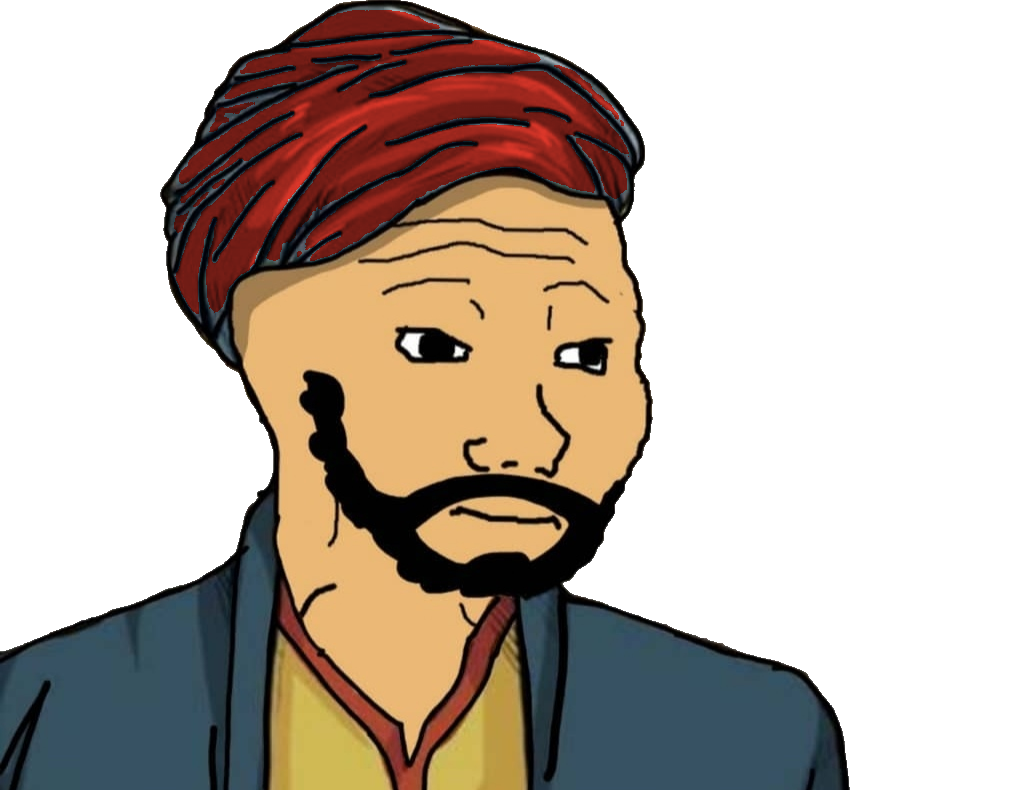
#> input picture episodes/patrona-halil-1730/chars/patrona_emin.png, 1026 x 790 px, given in place of muslim2_kaynak.png, which was not available
$ python uret.py
#> lines starting #> are read from the running program, lines starting #| are printed output that depends on the picture; after the words box and inside, x2 and y2 are one past the last pixel; in counts of white or black regions, pixels touching at a corner belong together
### tools/kit_varyant.py
#!/usr/bin/env python3
"""Aynı wojak yüzünden duygu varyantları üretir (ter damlası, gözyaşı).

Altın dönem videolarında ana karakter sahneden sahneye AYNI çizimdir; sadece yüzüne ter damlaları,
gözyaşı eklenir ya da son sahnede korku yüzüne döner. Bu araç bir taban PNG'ye bu katmanları çizer.

    python tools/kit_varyant.py assets/kit/klasik/sakin.png --kit klasik

Koordinatlar taban görselin piksel düzlemindedir (assets/kit/<kit>/kit.json içinde, elle ayarlanır).
"""

from __future__ import annotations

import argparse
import json
import sys
from pathlib import Path

from PIL import Image, ImageDraw

ROOT = Path(__file__).resolve().parent.parent
sys.path.insert(0, str(ROOT))

SS = 3  # süper örnekleme (yumuşak kenar)
SWEAT_FILL, SWEAT_LINE = (170, 220, 255, 255), (40, 120, 200, 255)
TEAR_FILL = (120, 190, 250, 235)


def _drop(d: ImageDraw.ImageDraw, x: float, y: float, s: float) -> None:
    """Damla: üstü sivri, altı yuvarlak. (x, y) alt dairenin merkezi, s yarıçap."""
    x, y, s = x * SS, y * SS, s * SS
    lw = max(2, round(s * 0.22))
    pts = [(x, y - s * 2.6), (x - s * 0.95, y - s * 0.35), (x + s * 0.95, y - s * 0.35)]
    d.polygon(pts, fill=SWEAT_FILL)
    d.ellipse([x - s, y - s, x + s, y + s], fill=SWEAT_FILL)
    d.line([pts[0], pts[1]], fill=SWEAT_LINE, width=lw)
    d.line([pts[0], pts[2]], fill=SWEAT_LINE, width=lw)
    d.arc([x - s, y - s, x + s, y + s], start=-15, end=195, fill=SWEAT_LINE, width=lw)


# [6 lines left out: function _tear, not called in this run]


def make(base: Path, spec: dict, out: Path) -> Path:
    im = Image.open(base).convert("RGBA")
    layer = Image.new("RGBA", (im.width * SS, im.height * SS), (0, 0, 0, 0))
    d = ImageDraw.Draw(layer)
    for t in spec.get("tears", []):
        _tear(d, t["path"], t.get("w", 14))
    for x, y, s in spec.get("drops", []):
        _drop(d, x, y, s)
    layer = layer.resize(im.size, Image.LANCZOS)
    out.parent.mkdir(parents=True, exist_ok=True)
    Image.alpha_composite(im, layer).save(out, optimize=True)
    return out


# [14 lines left out: function main, not called in this run]


# [2 lines that do not run on import are left out]

### episodes/patrona-halil-1730/chars/uret.py
"""patrona-halil-1730: hazır kıyafetli iki karakter ve ters köşe yüz varyantı.

    python episodes/patrona-halil-1730/chars/uret.py

Kaynaklar (chars/kaynak/, indirildiği gibi; wojak_site.py get):
  muslim2_kaynak.png  wojakland "Muslim 2 Wojak" (https://wojakland.com/gmedia/muslim_2_wojak-png/), 906x1003:
                      klasik wojak yüzü, sarık, bıyık + ince çene sakalı, koyu kaftan; burun ve göz bebekleri sağa.
  muslim4_kaynak.png  wojakland "Muslim 4 Wojak" (https://wojakland.com/gmedia/muslim_4_wojak-png/), 1032x1144:
                      beyaz wojak yüzü, kürk kenarlı sarık, kızıl kahve sakal, ciddi kaşlar; göz bebekleri sağa.
                      Patrona'nın kurgu yol arkadaşı (gerçek kimseyi temsil etmez).
Tur 1'de (görsel hakem 7/10) kullanılan "Chad" profil tabanları (hezarfen/sokullu tekrarı) bırakıldı.

Yapılan (kıyafete ve ellere dokunulmaz):
  - patrona_emin: mavi sarık bağlı bölge olarak kırmızıya çevrilir (Vanmour portresinde Patrona kırmızı sarıklı; kanıt 1
    ile görsel bağ). Kaftan mavisi ayrı bölge, değişmez. Damlalar için tuval sağa 120 px genişletilir (iki varyant aynı tuval).
  - patrona_sok (A, aynı kutu): gözler ve kaşlar ten rengiyle silinip AYNI çizgi kalınlığında iri yuvarlak göz + küçük
    göz bebeği (sağa), iç ucu kalkık kalın kaş; bıyıkla çene sakalı arasındaki ağız çizgisi silinip koyu "O" ağız;
    alında 5 düzensiz mavi çizgi; başın önünde kontur dışında 3 ter damlası (el kitabı §10 tarifi).
  - patrona PNG'leri göğüsten (y 790) kesilir; yoldas_sakin göğüsten (y 900) kesilir.
"""
from __future__ import annotations

import math
import random
import sys
from pathlib import Path

import numpy as np
from PIL import Image, ImageDraw
from scipy import ndimage

HERE = Path(__file__).resolve().parent
ROOT = HERE.parents[2]
K = HERE / "kaynak"
sys.path.insert(0, str(ROOT / "tools"))
import kit_varyant  # noqa: E402

SS = 4
BLACK = (0, 0, 0, 255)
WHITE = (255, 255, 255, 255)
TEN = (235, 184, 118)
MAVI_TER = (70, 140, 230, 255)
KIRMIZI = np.array([200, 50, 38])


def catmull(pts, n=14):
    P = [pts[0]] + list(pts) + [pts[-1]]
    out = []
    for i in range(1, len(P) - 2):
        p0, p1, p2, p3 = P[i - 1], P[i], P[i + 1], P[i + 2]
        for k in range(n):
            t = k / n
            t2, t3 = t * t, t * t * t
            out.append(tuple(0.5 * ((2 * p1[j]) + (-p0[j] + p2[j]) * t + (2 * p0[j] - 5 * p1[j] + 4 * p2[j] - p3[j]) * t2
                                    + (-p0[j] + 3 * p1[j] - 3 * p2[j] + p3[j]) * t3) for j in (0, 1)))
    out.append(P[-2])
    return out


class Cizim:
    """haydarpasa-patlamasi-1917/chars/uret.py'den (o da karakoy-tunel-1874'ten) kopya."""

    def __init__(self, im, seed=1):
        self.im = im
        self.rng = random.Random(seed)

    def _maske(self):
        W, H = self.im.size
        m = Image.new("L", (W * SS, H * SS), 0)
        return m, ImageDraw.Draw(m)

    def _bas(self, m, renk):
        W, H = self.im.size
        m = m.resize((W, H), Image.LANCZOS).point(lambda v: max(0, min(255, (v - 64) * 2)))
        self.im.paste(Image.new("RGBA", (W, H), renk), (0, 0), m)

    def cizgi(self, pts, w, renk=BLACK, titrek=0.3):
        p = catmull(pts) if len(pts) > 2 else list(pts)
        ph = self.rng.random() * 6
        p = [(x + titrek * math.sin(i * 0.41 + ph), y + titrek * math.cos(i * 0.33 + ph)) for i, (x, y) in enumerate(p)]
        m, d = self._maske()
        q = [(x * SS, y * SS) for x, y in p]
        d.line(q, fill=255, width=round(w * SS), joint="curve")
        r = w * SS / 2
        for x, y in (q[0], q[-1]):
            d.ellipse([x - r, y - r, x + r, y + r], fill=255)
        self._bas(m, renk)

    def elips(self, cx, cy, rx, ry, dolgu=None, w=0, renk=BLACK):
        b = [(cx - rx) * SS, (cy - ry) * SS, (cx + rx) * SS, (cy + ry) * SS]
        if dolgu is not None:
            m, d = self._maske()
            d.ellipse(b, fill=255)
            self._bas(m, dolgu)
        if w:
            m, d = self._maske()
            d.ellipse(b, outline=255, width=round(w * SS))
            self._bas(m, renk)


def ter(im, damlalar):
    tmp = HERE / "__kit_tmp.png"
    im.save(tmp)
    try:
        kit_varyant.make(tmp, {"drops": [list(d) for d in damlalar]}, tmp)
        return Image.open(tmp).convert("RGBA").copy()
    finally:
        tmp.unlink(missing_ok=True)


def sil(im, box):
    """Kutudaki opak, ten olmayan pikselleri (çizgi) ten rengine boyar."""
    a = np.array(im).astype(np.int32)
    x0, y0, x1, y1 = box
    b = a[y0:y1, x0:x1]
    m = (np.abs(b[..., :3] - np.array(TEN)).sum(-1) > 12) & (b[..., 3] > 0)
    b[m, :3] = TEN
    return Image.fromarray(a.astype(np.uint8))


def agiz_sil(im, box):
    """Kutudaki ağız çizgisini siler: bıyık/sakal büyük bağlı bölge olduğu için dokunulmaz, yalnız kutuya düşen
    küçük koyu bölgeler (ağız çizgisi) ten rengine boyanır."""
    a = np.array(im).astype(np.int32)
    koyu = (a[..., :3].max(-1) < 110) & (a[..., 3] > 0)
    lab, n = ndimage.label(koyu)
    x0, y0, x1, y1 = box
    for i in np.unique(lab[y0:y1, x0:x1]):
        if i and (lab == i).sum() < 4000:
            m = ndimage.binary_dilation(lab == i, iterations=4) & (a[..., 3] > 0) & ~(koyu & (lab != i))
            a[m, :3] = TEN
    return Image.fromarray(a.astype(np.uint8))


def kirmizi_sarik(im):
    """Mavi sarık: mavimsi piksellerin (b > r + 25) üstteki (y < 420) bağlı bölgeleri; gölgeler parlaklıkla korunur."""
    a = np.array(im).astype(float)
    r, g, b = a[..., 0], a[..., 1], a[..., 2]
    mavi = (b > r + 25) & (a[..., 3] > 0)
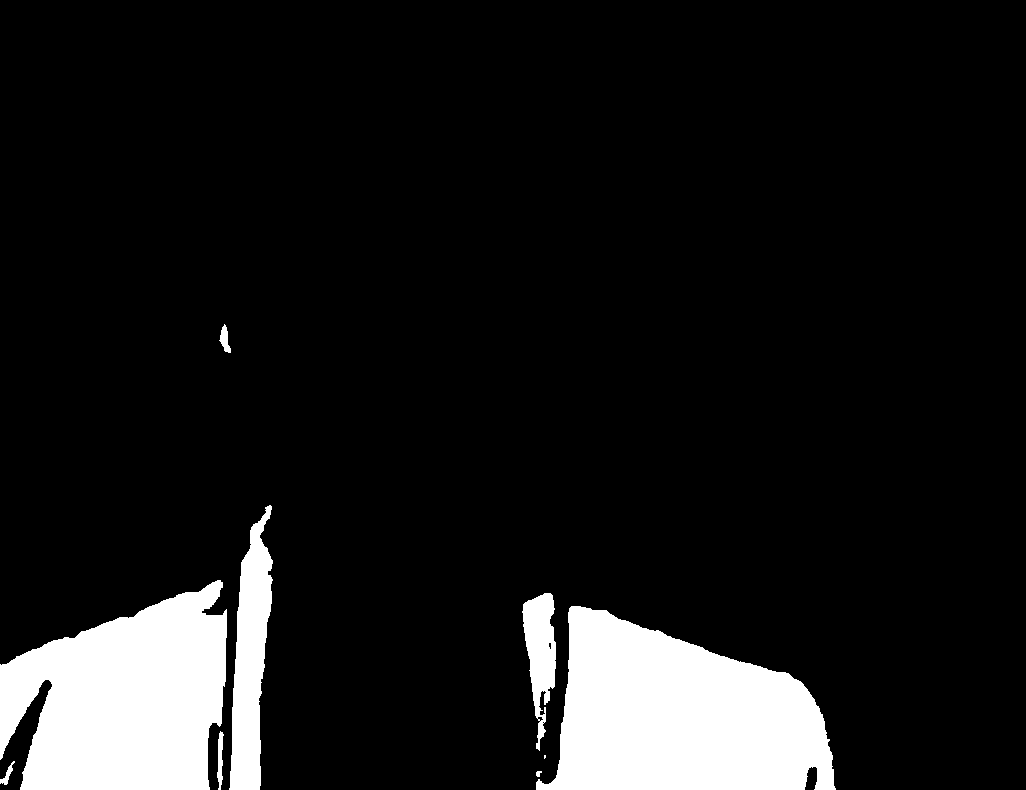
#> mavi: shape (790, 1026) bool; 10.3% white; 9 white regions (1 under 20 px), largest, box (x1, y1, x2, y2) and area: (536, 606, 836, 790) 37920, (0, 580, 227, 790) 34581, (229, 505, 273, 790) 7515
    lab, n = ndimage.label(mavi)
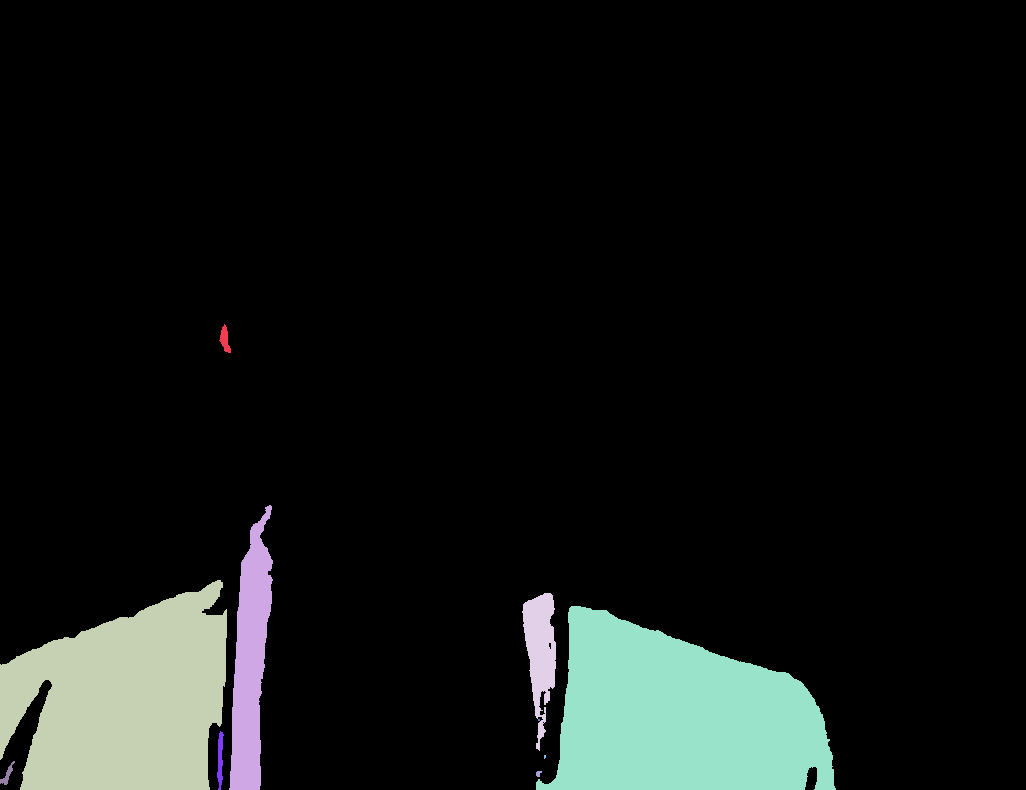
#> lab: shape (790, 1026) int32; 11 distinct labels, from 0 to 10; one colour per label, 0 black
#> n = 10
    sarik = np.zeros_like(mavi)
    for i in range(1, n + 1):
        ys, _ = np.where(lab == i)
        if ys.mean() < 330:
            sarik |= lab == i
#> this loop made 10 passes
#> ys on passes 6, 8: [719, 719, 720, 720], [755, 755, 756, 756, 757, 757, 758]
#> sarik: shape (790, 1026) bool; every value is 0
    lum = a[..., :3].mean(-1)
    a[sarik, :3] = KIRMIZI * np.clip(lum[sarik, None] / 175.0, 0, 1.1)
    return Image.fromarray(a.clip(0, 255).astype(np.uint8))
#> returned value is the input picture: PIL image 1026x790 RGBA; mean R, G, B, A 57.3, 44.5, 33.9, 119.9


def genislet(im, sag=120):
#> called with sag = 120
    out = Image.new("RGBA", (im.width + sag, im.height), (0, 0, 0, 0))
#> out: PIL image 1146x790 RGBA; every value is 0
    out.alpha_composite(im, (0, 0))
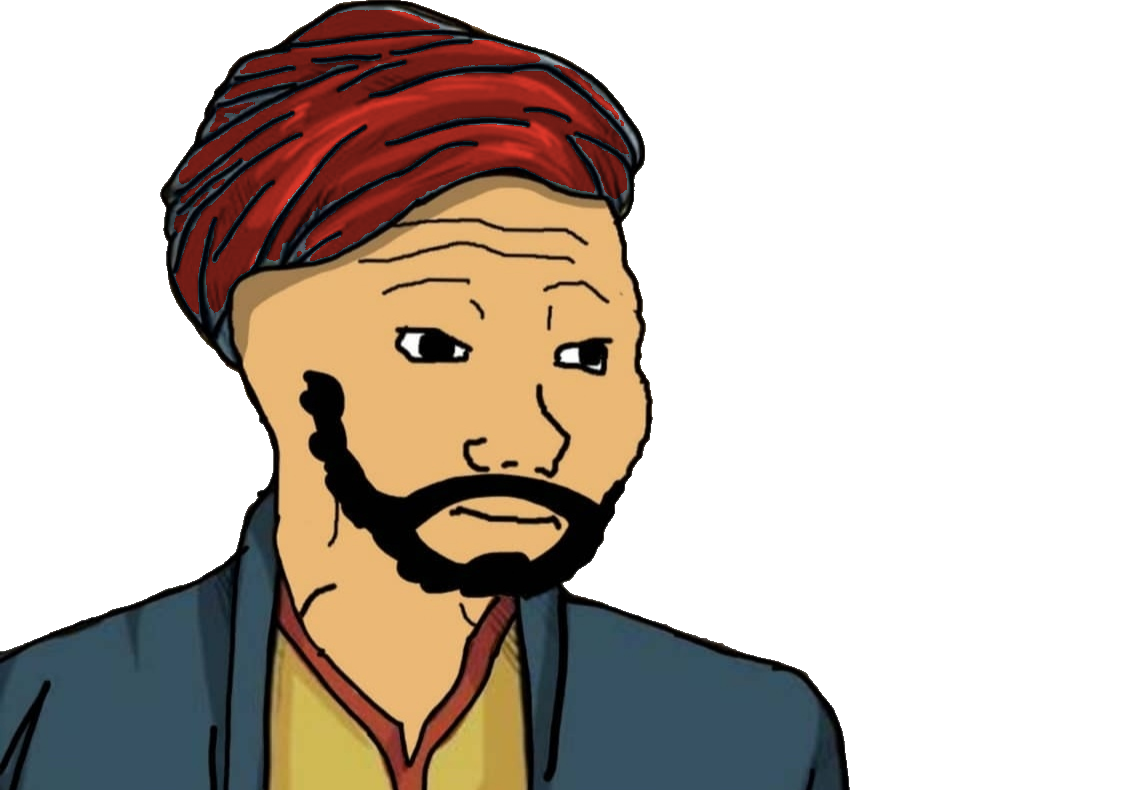
#> out: PIL image 1146x790 RGBA; mean R, G, B, A 51.3, 39.9, 30.3, 107.3; transparent parts drawn white
#| -> episodes/patrona-halil-1730/chars/patrona_emin.png  1146x790
    return out


def patrona_sok(im):
    """Hatlar (1x): sol göz 395-470 x 330-365, sağ göz 550-612 x 340-376; kaşlar y 275-300; alın çizgileri y 220-260;
    ağız çizgisi bıyık ile çene sakalı arasında 450-560 x 500-520; yüzün sağ konturu x ~650."""
    im = sil(im, (388, 268, 474, 374))
#> in sil, `m = (np.abs(b[..., :3] - np.array(TEN)).sum(-1) > 12) & (b[..., 3] > 0)`: m: shape (106, 86) bool; 41.8% white; 26 white regions (23 under 20 px), largest, box (x1, y1, x2, y2) and area: (3, 55, 86, 100) 2852, (0, 6, 85, 29) 856, (79, 28, 86, 42) 57
    im = sil(im, (542, 276, 618, 384))
#> call 2 of sil, with box = (542, 276, 618, 384)
#> in sil (call 2), `m = (np.abs(b[..., :3] - np.array(TEN)).sum(-1) > 12) & (b[..., 3] > 0)`: m: shape (108, 76) bool; 40.1% white; 26 white regions (23 under 20 px), largest, box (x1, y1, x2, y2) and area: (9, 59, 74, 103) 2189, (0, 0, 70, 30) 783, (2, 25, 16, 57) 268
#> in sil (call 2), `b[m, :3] = TEN`:
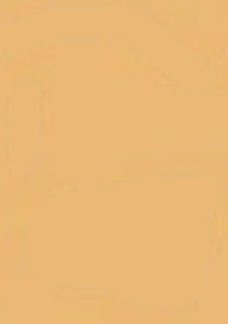
#> b: shape (108, 76, 4) int32 (shown 3 times larger); mean R, G, B, A 234.6, 184, 117.9, 255
    im = agiz_sil(im, (444, 502, 568, 533))
#> in agiz_sil, `koyu = (a[..., :3].max(-1) < 110) & (a[..., 3] > 0)`: koyu: shape (790, 1146) bool; 20.3% white; 184 white regions (171 under 20 px), largest, box (x1, y1, x2, y2) and area: (0, 0, 850, 790) 177238, (354, 113, 530, 157) 1791, (322, 58, 414, 99) 746
#> in agiz_sil, `lab, n = ndimage.label(koyu)`:
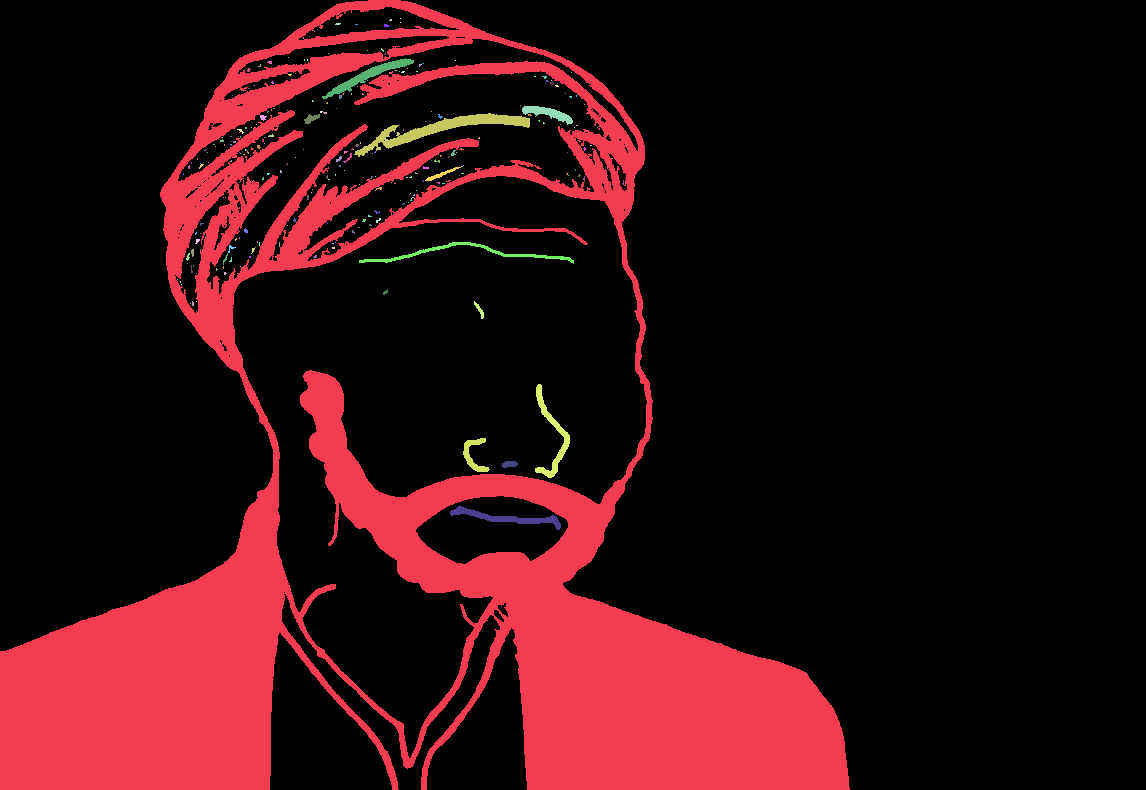
#> lab: shape (790, 1146) int32; 248 distinct labels, from 0 to 247; one colour per label, 0 black
#> in agiz_sil, `lab, n = ndimage.label(koyu)`: n = 247
#> the loop in agiz_sil, `for i in np.unique(lab[y0:y1, x0:x1]):` made 3 passes
#> i on pass 3: 247
    c = Cizim(im, seed=23)
    c.elips(432, 344, 37, 31, dolgu=WHITE, w=8)
#> in _maske, `m = Image.new("L", (W * SS, H * SS), 0)`: m: PIL image 4584x3160 L; every value is 0
#> in elips, `self._bas(m, dolgu)`: m: PIL image 4584x3160 L; 0.4% white; 1 white region, box (x1, y1, x2, y2) and area: (1580, 1252, 1877, 1501) 58033
#> in elips, `self._bas(m, renk)`: m: PIL image 4584x3160 L; 0.17% white; 1 white region, box (x1, y1, x2, y2) and area: (1580, 1252, 1877, 1501) 24160
    c.elips(580, 356, 31, 27, dolgu=WHITE, w=8)
#> in elips (call 2), `self._bas(m, dolgu)`: m: PIL image 4584x3160 L; 0.29% white; 1 white region, box (x1, y1, x2, y2) and area: (2196, 1316, 2445, 1533) 42401
#> in elips (call 2), `self._bas(m, renk)`: m: PIL image 4584x3160 L; 0.14% white; 1 white region, box (x1, y1, x2, y2) and area: (2196, 1316, 2445, 1533) 20140
    c.elips(446, 349, 8, 8, dolgu=BLACK)
#> call 3 of elips, with cx = 446, cy = 349, rx = 8, ry = 8, dolgu = (0, 0, 0, 255), w = 0, renk = (0, 0, 0, 255)
#> in elips (call 3), `self._bas(m, dolgu)`:
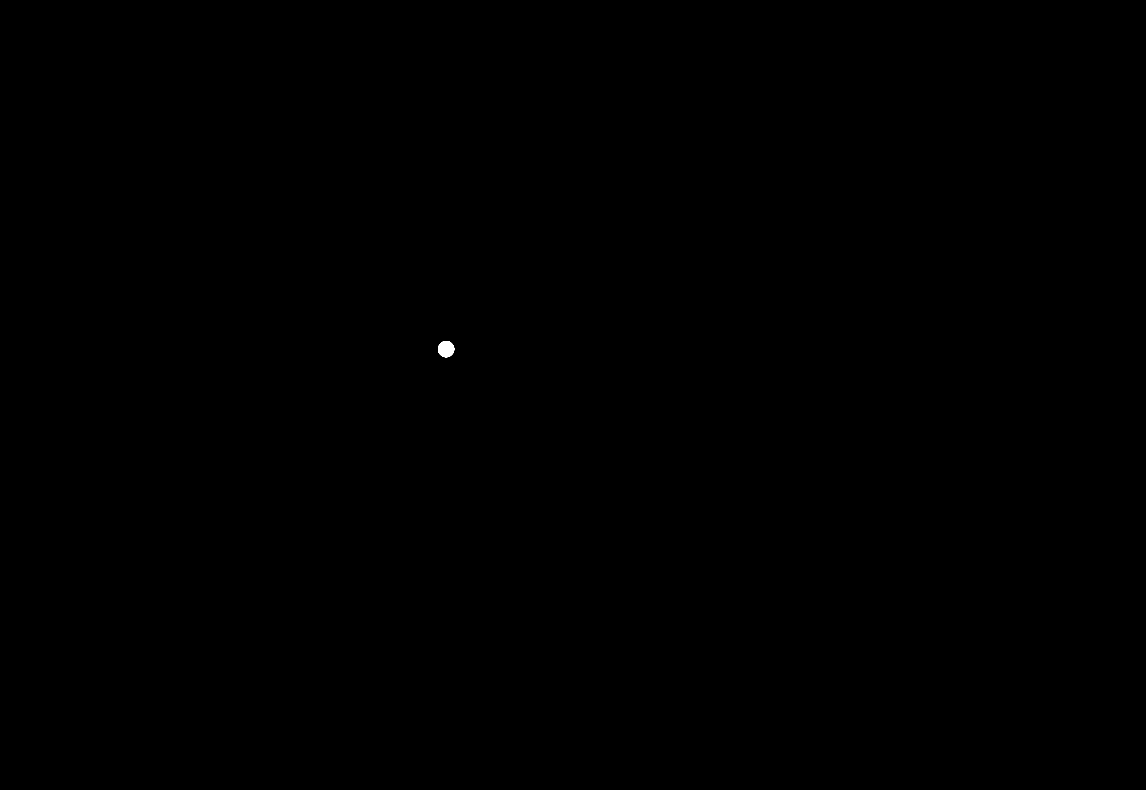
#> m: PIL image 4584x3160 L (shown at 1/4 size); 0.02% white; 1 white region, box (x1, y1, x2, y2) and area: (1752, 1364, 1817, 1429) 3305
    c.elips(592, 360, 7, 7, dolgu=BLACK)
#> in elips (call 4), `self._bas(m, dolgu)`: m: PIL image 4584x3160 L; 0.02% white; 1 white region, box (x1, y1, x2, y2) and area: (2340, 1412, 2397, 1469) 2553
    c.cizgi([(390, 300), (430, 286), (466, 262)], 9)
#> the loop in cizgi, `for x, y in (q[0], q[-1]):` made 2 passes
#> (x, y) on passes 1 to 2: (1559.2, 1200.9), (1862.8, 1047.3)
    c.cizgi([(550, 266), (585, 280), (614, 296)], 9)
#> the loop in cizgi (call 2), `for x, y in (q[0], q[-1]):` made 2 passes
#> (x, y) on passes 1 to 2: (2199.3, 1065), (2454.8, 1183.1)
    c.elips(505, 528, 29, 35, dolgu=(90, 25, 25, 255), w=8)
    for k, (x0, y0, x1, y1) in enumerate([(430, 214, 470, 222), (482, 206, 528, 212), (540, 210, 584, 218),
                                          (452, 238, 500, 244), (520, 236, 566, 242)]):
        c.cizgi([(x0 - 6, y0), ((x0 + x1) / 2, (y0 + y1) / 2 - 5), (x1 + 6, y1)], 6.5, renk=MAVI_TER)
    return ter(c.im, [(700, 330, 20), (716, 392, 17), (702, 448, 13)])


def kaydet(im, ad):
    out = HERE / f"{ad}.png"
    im.save(out, optimize=True)
    print(f"-> {out.relative_to(ROOT)}  {im.width}x{im.height}")


if __name__ == "__main__":
    p = genislet(kirmizi_sarik(Image.open(K / "muslim2_kaynak.png").convert("RGBA")))
    p = p.crop((0, 0, p.width, 790))   # göğüsten kes: yüz yol arkadaşıyla aynı boya gelsin (el kitabı §10)
    kaydet(p, "patrona_emin")
    kaydet(patrona_sok(p.copy()), "patrona_sok")
#| -> episodes/patrona-halil-1730/chars/patrona_sok.png  1146x790
    y = Image.open(K / "muslim4_kaynak.png").convert("RGBA")
    kaydet(y.crop((0, 0, y.width, 900)), "yoldas_sakin")
#| -> episodes/patrona-halil-1730/chars/yoldas_sakin.png  1146x900
